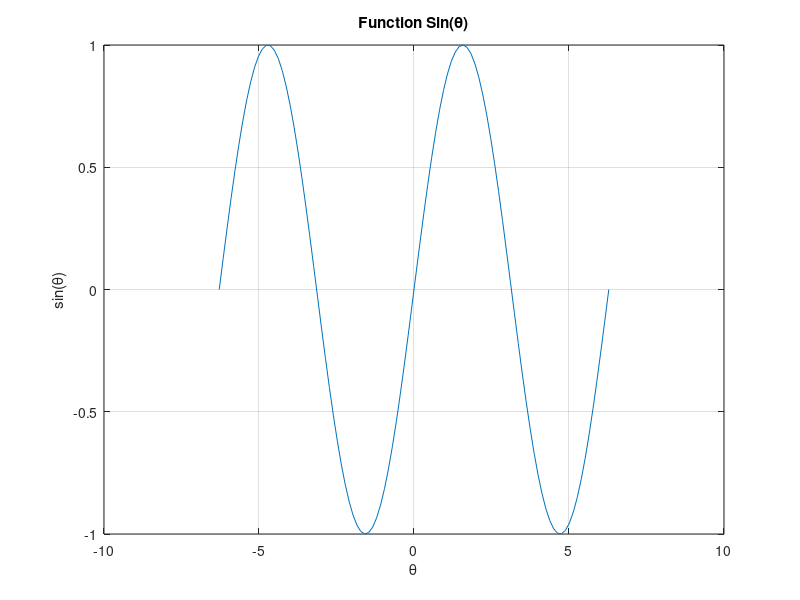

Here is the MATLAB script that generated this plot:
x = linspace(-2*pi, 2*pi);
y = sin(x);
plot(x, y)
title('Function Sin(\theta)')
xlabel('\theta')
ylabel('sin(\theta)')
grid
